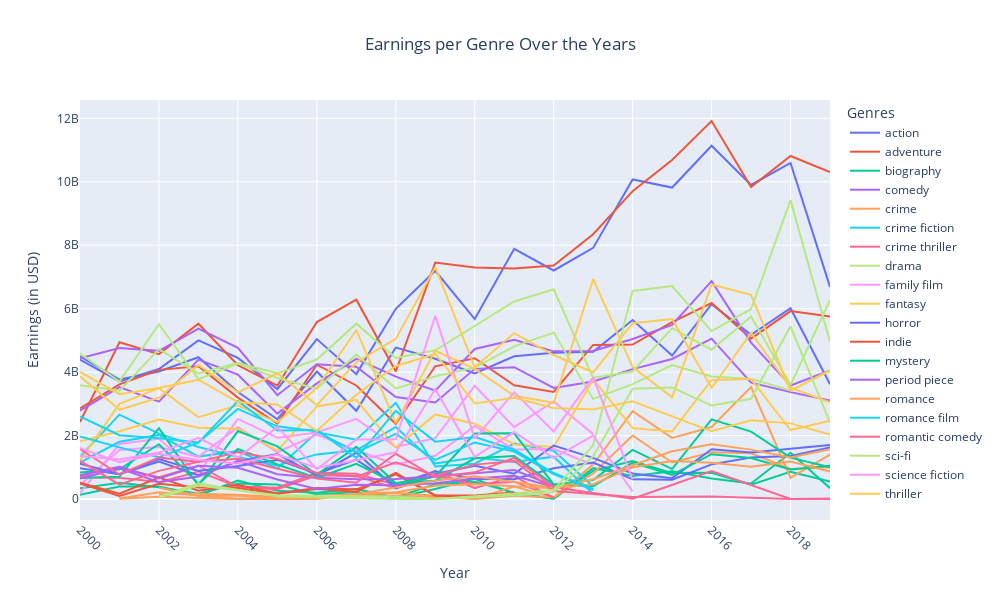

Notebook cell for this chart:
### Code cell
fig3.update_layout(
    xaxis=dict(title="Year", tickangle=45),
    yaxis=dict(title="Earnings (in USD)"),
    legend_title_text="Genres",
    title_x=0.5,
    height=600,
    width=1000
)

### Figure 1 — Plotly figure (JSON) as saved in the notebook; plotly's stock layout.template omitted (floating-point values rounded to 4 significant figures)
{"data": [{"hovertemplate": "Genres=action<br>variable=Total_Domestic<br>Year=%{x}<br>Earnings (in USD)=%{y}<extra></extra>", "legendgroup": "action", "line": {"color": "#636efa", "dash": "solid", "shape": "linear"}, "marker": {"symbol": "circle"}, "mode": "lines", "name": "action", "orientation": "v", "showlegend": true, "type": "scatter", "x": [2000, 2001, 2002, 2003, 2004, 2005, 2006, 2007, 2008, 2009, 2010, 2011, 2012, 2013, 2014, 2015, 2016, 2017, 2018, 2019], "xaxis": "x", "y": [4498000000.0, 3765000000.0, 4020000000.0, 4469000000.0, 3371000000.0, 2514000000.0, 4019000000.0, 2780000000.0, 4774000000.0, 4419000000.0, 3955000000.0, 4498000000.0, 4611000000.0, 4644000000.0, 5641000000.0, 4524000000.0, 6141000000.0, 5175000000.0, 6016000000.0, 3619000000.0], "yaxis": "y"}, {"hovertemplate": "Genres=action<br>variable=Total_Foreign<br>Year=%{x}<br>Earnings (in USD)=%{y}<extra></extra>", "legendgroup": "action", "line": {"color": "#636efa", "dash": "solid", "shape": "linear"}, "marker": {"symbol": "circle"}, "mode": "lines", "name": "action", "orientation": "v", "showlegend": false, "type": "scatter", "x": [2000, 2001, 2002, 2003, 2004, 2005, 2006, 2007, 2008, 2009, 2010, 2011, 2012, 2013, 2014, 2015, 2016, 2017, 2018, 2019], "xaxis": "x", "y": [4392000000.0, 3709000000.0, 4097000000.0, 5000000000.0, 4450000000.0, 3468000000.0, 5040000000.0, 3936000000.0, 5995000000.0, 7192000000.0, 5671000000.0, 7887000000.0, 7203000000.0, 7916000000.0, 10070000000.0, 9818000000.0, 11140000000.0, 9899000000.0, 10590000000.0, 6688000000.0], "yaxis": "y"}, {"hovertemplate": "Genres=adventure<br>variable=Total_Domestic<br>Year=%{x}<br>Earnings (in USD)=%{y}<extra></extra>", "legendgroup": "adventure", "line": {"color": "#EF553B", "dash": "solid", "shape": "linear"}, "marker": {"symbol": "circle"}, "mode": "lines", "name": "adventure", "orientation": "v", "showlegend": true, "type": "scatter", "x": [2000, 2001, 2002, 2003, 2004, 2005, 2006, 2007, 2008, 2009, 2010, 2011, 2012, 2013, 2014, 2015, 2016, 2017, 2018, 2019], "xaxis": "x", "y": [2856000000.0, 3613000000.0, 4071000000.0, 4184000000.0, 3197000000.0, 2376000000.0, 4233000000.0, 3578000000.0, 2367000000.0, 4183000000.0, 4438000000.0, 3585000000.0, 3376000000.0, 4856000000.0, 4867000000.0, 5579000000.0, 6179000000.0, 5056000000.0, 5924000000.0, 5751000000.0], "yaxis": "y"}, {"hovertemplate": "Genres=adventure<br>variable=Total_Foreign<br>Year=%{x}<br>Earnings (in USD)=%{y}<extra></extra>", "legendgroup": "adventure", "line": {"color": "#EF553B", "dash": "solid", "shape": "linear"}, "marker": {"symbol": "circle"}, "mode": "lines", "name": "adventure", "orientation": "v", "showlegend": false, "type": "scatter", "x": [2000, 2001, 2002, 2003, 2004, 2005, 2006, 2007, 2008, 2009, 2010, 2011, 2012, 2013, 2014, 2015, 2016, 2017, 2018, 2019], "xaxis": "x", "y": [2427000000.0, 4940000000.0, 4566000000.0, 5526000000.0, 4219000000.0, 3576000000.0, 5577000000.0, 6283000000.0, 4019000000.0, 7453000000.0, 7299000000.0, 7265000000.0, 7359000000.0, 8348000000.0, 9705000000.0, 10680000000.0, 11920000000.0, 9834000000.0, 10810000000.0, 10310000000.0], "yaxis": "y"}, {"hovertemplate": "Genres=biography<br>variable=Total_Domestic<br>Year=%{x}<br>Earnings (in USD)=%{y}<extra></extra>", "legendgroup": "biography", "line": {"color": "#00cc96", "dash": "solid", "shape": "linear"}, "marker": {"symbol": "circle"}, "mode": "lines", "name": "biography", "orientation": "v", "showlegend": true, "type": "scatter", "x": [2000, 2001, 2002, 2003, 2004, 2005, 2006, 2007, 2008, 2009, 2010, 2011, 2012, 2013, 2014, 2015, 2016, 2017, 2018, 2019], "xaxis": "x", "y": [340200000.0, 509600000.0, 374000000.0, 169600000.0, 490800000.0, 457400000.0, 140100000.0, 220300000.0, 49220000.0, 474400000.0, 544900000.0, 200500000.0, 7856000.0, 893000000.0, 1200000000.0, 816700000.0, 825900000.0, 448400000.0, 854600000.0, 551100000.0], "yaxis": "y"}, {"hovertemplate": "Genres=biography<br>variable=Total_Foreign<br>Year=%{x}<br>Earnings (in USD)=%{y}<extra></extra>", "legendgroup": "biography", "line": {"color": "#00cc96", "dash": "solid", "shape": "linear"}, "marker": {"symbol": "circle"}, "mode": "lines", "name": "biography", "orientation": "v", "showlegend": false, "type": "scatter", "x": [2000, 2001, 2002, 2003, 2004, 2005, 2006, 2007, 2008, 2009, 2010, 2011, 2012, 2013, 2014, 2015, 2016, 2017, 2018, 2019], "xaxis": "x", "y": [135700000.0, 390100000.0, 392300000.0, 110000000.0, 579700000.0, 262900000.0, 200300000.0, 316300000.0, 41310000.0, 314400000.0, 635400000.0, 170700000.0, 6090000.0, 977500000.0, 723400000.0, 874300000.0, 644900000.0, 488500000.0, 1458000000.0, 341600000.0], "yaxis": "y"}, {"hovertemplate": "Genres=comedy<br>variable=Total_Domestic<br>Year=%{x}<br>Earnings (in USD)=%{y}<extra></extra>", "legendgroup": "comedy", "line": {"color": "#ab63fa", "dash": "solid", "shape": "linear"}, "marker": {"symbol": "circle"}, "mode": "lines", "name": "comedy", "orientation": "v", "showlegend": true, "type": "scatter", "x": [2000, 2001, 2002, 2003, 2004, 2005, 2006, 2007, 2008, 2009, 2010, 2011, 2012, 2013, 2014, 2015, 2016, 2017, 2018, 2019], "xaxis": "x", "y": [4433000000.0, 4757000000.0, 4670000000.0, 5371000000.0, 4764000000.0, 3272000000.0, 4247000000.0, 4168000000.0, 3212000000.0, 3045000000.0, 4102000000.0, 4155000000.0, 3502000000.0, 3702000000.0, 4095000000.0, 4414000000.0, 5055000000.0, 3669000000.0, 3369000000.0, 3104000000.0], "yaxis": "y"}, {"hovertemplate": "Genres=comedy<br>variable=Total_Foreign<br>Year=%{x}<br>Earnings (in USD)=%{y}<extra></extra>", "legendgroup": "comedy", "line": {"color": "#ab63fa", "dash": "solid", "shape": "linear"}, "marker": {"symbol": "circle"}, "mode": "lines", "name": "comedy", "orientation": "v", "showlegend": false, "type": "scatter", "x": [2000, 2001, 2002, 2003, 2004, 2005, 2006, 2007, 2008, 2009, 2010, 2011, 2012, 2013, 2014, 2015, 2016, 2017, 2018, 2019], "xaxis": "x", "y": [2785000000.0, 3525000000.0, 3068000000.0, 4396000000.0, 3919000000.0, 2692000000.0, 3645000000.0, 4416000000.0, 3858000000.0, 3415000000.0, 4729000000.0, 5020000000.0, 4654000000.0, 4664000000.0, 5044000000.0, 5486000000.0, 6866000000.0, 4931000000.0, 3578000000.0, 4054000000.0], "yaxis": "y"}, {"hovertemplate": "Genres=crime<br>variable=Total_Domestic<br>Year=%{x}<br>Earnings (in USD)=%{y}<extra></extra>", "legendgroup": "crime", "line": {"color": "#FFA15A", "dash": "solid", "shape": "linear"}, "marker": {"symbol": "circle"}, "mode": "lines", "name": "crime", "orientation": "v", "showlegend": true, "type": "scatter", "x": [2002, 2003, 2004, 2005, 2008, 2010, 2011, 2012, 2013, 2014, 2015, 2016, 2017, 2018, 2019], "xaxis": "x", "y": [352900000.0, 106300000.0, 98970000.0, 39250000.0, 199100000.0, 146800.0, 103300000.0, 53730000.0, 802400000.0, 2003000000.0, 1150000000.0, 1472000000.0, 1443000000.0, 947300000.0, 1004000000.0], "yaxis": "y"}, {"hovertemplate": "Genres=crime<br>variable=Total_Foreign<br>Year=%{x}<br>Earnings (in USD)=%{y}<extra></extra>", "legendgroup": "crime", "line": {"color": "#FFA15A", "dash": "solid", "shape": "linear"}, "marker": {"symbol": "circle"}, "mode": "lines", "name": "crime", "orientation": "v", "showlegend": false, "type": "scatter", "x": [2002, 2003, 2004, 2005, 2008, 2010, 2011, 2012, 2013, 2014, 2015, 2016, 2017, 2018, 2019], "xaxis": "x", "y": [146500000.0, 168000000.0, 131400000.0, 65050000.0, 112400000.0, 4577000.0, 394700000.0, 50350000.0, 1084000000.0, 2769000000.0, 1927000000.0, 2268000000.0, 3530000000.0, 664800000.0, 1397000000.0], "yaxis": "y"}, {"hovertemplate": "Genres=crime fiction<br>variable=Total_Domestic<br>Year=%{x}<br>Earnings (in USD)=%{y}<extra></extra>", "legendgroup": "crime fiction", "line": {"color": "#19d3f3", "dash": "solid", "shape": "linear"}, "marker": {"symbol": "circle"}, "mode": "lines", "name": "crime fiction", "orientation": "v", "showlegend": true, "type": "scatter", "x": [2000, 2001, 2002, 2003, 2004, 2005, 2006, 2007, 2008, 2009, 2010, 2011, 2012, 2013], "xaxis": "x", "y": [1334000000.0, 2658000000.0, 2061000000.0, 1637000000.0, 1323000000.0, 1055000000.0, 1406000000.0, 1535000000.0, 2270000000.0, 1122000000.0, 1309000000.0, 1163000000.0, 1335000000.0, 154200000.0], "yaxis": "y"}, {"hovertemplate": "Genres=crime fiction<br>variable=Total_Foreign<br>Year=%{x}<br>Earnings (in USD)=%{y}<extra></extra>", "legendgroup": "crime fiction", "line": {"color": "#19d3f3", "dash": "solid", "shape": "linear"}, "marker": {"symbol": "circle"}, "mode": "lines", "name": "crime fiction", "orientation": "v", "showlegend": false, "type": "scatter", "x": [2000, 2001, 2002, 2003, 2004, 2005, 2006, 2007, 2008, 2009, 2010, 2011, 2012, 2013], "xaxis": "x", "y": [1143000000.0, 1803000000.0, 2020000000.0, 1337000000.0, 1512000000.0, 965000000.0, 2100000000.0, 1871000000.0, 3034000000.0, 1023000000.0, 1112000000.0, 1747000000.0, 1521000000.0, 393800000.0], "yaxis": "y"}, {"hovertemplate": "Genres=crime thriller<br>variable=Total_Domestic<br>Year=%{x}<br>Earnings (in USD)=%{y}<extra></extra>", "legendgroup": "crime thriller", "line": {"color": "#FF6692", "dash": "solid", "shape": "linear"}, "marker": {"symbol": "circle"}, "mode": "lines", "name": "crime thriller", "orientation": "v", "showlegend": true, "type": "scatter", "x": [2000, 2001, 2002, 2003, 2004, 2005, 2006, 2007, 2008, 2009, 2010, 2011, 2012], "xaxis": "x", "y": [711300000.0, 959000000.0, 687800000.0, 1049000000.0, 374400000.0, 311300000.0, 746400000.0, 727500000.0, 332900000.0, 730000000.0, 465200000.0, 545600000.0, 61100000.0], "yaxis": "y"}, {"hovertemplate": "Genres=crime thriller<br>variable=Total_Foreign<br>Year=%{x}<br>Earnings (in USD)=%{y}<extra></extra>", "legendgroup": "crime thriller", "line": {"color": "#FF6692", "dash": "solid", "shape": "linear"}, "marker": {"symbol": "circle"}, "mode": "lines", "name": "crime thriller", "orientation": "v", "showlegend": false, "type": "scatter", "x": [2000, 2001, 2002, 2003, 2004, 2005, 2006, 2007, 2008, 2009, 2010, 2011, 2012], "xaxis": "x", "y": [677100000.0, 673300000.0, 532400000.0, 859000000.0, 391000000.0, 353600000.0, 828700000.0, 797000000.0, 447800000.0, 881800000.0, 339200000.0, 720300000.0, 29820000.0], "yaxis": "y"}, {"hovertemplate": "Genres=drama<br>variable=Total_Domestic<br>Year=%{x}<br>Earnings (in USD)=%{y}<extra></extra>", "legendgroup": "drama", "line": {"color": "#B6E880", "dash": "solid", "shape": "linear"}, "marker": {"symbol": "circle"}, "mode": "lines", "name": "drama", "orientation": "v", "showlegend": true, "type": "scatter", "x": [2000, 2001, 2002, 2003, 2004, 2005, 2006, 2007, 2008, 2009, 2010, 2011, 2012, 2013, 2014, 2015, 2016, 2017, 2018, 2019], "xaxis": "x", "y": [4583000000.0, 3701000000.0, 5508000000.0, 3778000000.0, 4267000000.0, 3812000000.0, 3479000000.0, 4551000000.0, 3485000000.0, 3866000000.0, 4143000000.0, 4810000000.0, 5245000000.0, 3156000000.0, 3619000000.0, 4219000000.0, 3863000000.0, 3787000000.0, 3420000000.0, 4042000000.0], "yaxis": "y"}, {"hovertemplate": "Genres=drama<br>variable=Total_Foreign<br>Year=%{x}<br>Earnings (in USD)=%{y}<extra></extra>", "legendgroup": "drama", "line": {"color": "#B6E880", "dash": "solid", "shape": "linear"}, "marker": {"symbol": "circle"}, "mode": "lines", "name": "drama", "orientation": "v", "showlegend": false, "type": "scatter", "x": [2000, 2001, 2002, 2003, 2004, 2005, 2006, 2007, 2008, 2009, 2010, 2011, 2012, 2013, 2014, 2015, 2016, 2017, 2018, 2019], "xaxis": "x", "y": [3589000000.0, 3418000000.0, 4723000000.0, 3958000000.0, 4287000000.0, 3961000000.0, 4396000000.0, 5528000000.0, 4446000000.0, 4689000000.0, 5454000000.0, 6226000000.0, 6609000000.0, 3821000000.0, 4018000000.0, 5385000000.0, 4706000000.0, 5754000000.0, 3590000000.0, 6275000000.0], "yaxis": "y"}, {"hovertemplate": "Genres=family film<br>variable=Total_Domestic<br>Year=%{x}<br>Earnings (in USD)=%{y}<extra></extra>", "legendgroup": "family film", "line": {"color": "#FF97FF", "dash": "solid", "shape": "linear"}, "marker": {"symbol": "circle"}, "mode": "lines", "name": "family film", "orientation": "v", "showlegend": true, "type": "scatter", "x": [2000, 2001, 2002, 2003, 2004, 2005, 2006, 2007, 2008, 2009, 2010, 2011, 2012, 2013], "xaxis": "x", "y": [439300000.0, 1543000000.0, 1642000000.0, 1330000000.0, 2265000000.0, 1473000000.0, 2031000000.0, 1536000000.0, 1091000000.0, 1363000000.0, 2306000000.0, 1564000000.0, 1574000000.0, 1081000000.0], "yaxis": "y"}, {"hovertemplate": "Genres=family film<br>variable=Total_Foreign<br>Year=%{x}<br>Earnings (in USD)=%{y}<extra></extra>", "legendgroup": "family film", "line": {"color": "#FF97FF", "dash": "solid", "shape": "linear"}, "marker": {"symbol": "circle"}, "mode": "lines", "name": "family film", "orientation": "v", "showlegend": false, "type": "scatter", "x": [2000, 2001, 2002, 2003, 2004, 2005, 2006, 2007, 2008, 2009, 2010, 2011, 2012, 2013], "xaxis": "x", "y": [187100000.0, 1732000000.0, 1897000000.0, 807700000.0, 2525000000.0, 1934000000.0, 2097000000.0, 2524000000.0, 1639000000.0, 1917000000.0, 3569000000.0, 2265000000.0, 3072000000.0, 2046000000.0], "yaxis": "y"}, {"hovertemplate": "Genres=fantasy<br>variable=Total_Domestic<br>Year=%{x}<br>Earnings (in USD)=%{y}<extra></extra>", "legendgroup": "fantasy", "line": {"color": "#FECB52", "dash": "solid", "shape": "linear"}, "marker": {"symbol": "circle"}, "mode": "lines", "name": "fantasy", "orientation": "v", "showlegend": true, "type": "scatter", "x": [2000, 2001, 2002, 2003, 2004, 2005, 2006, 2007, 2008, 2009, 2010, 2011, 2012, 2013, 2014, 2015, 2016, 2017, 2018, 2019], "xaxis": "x", "y": [1821000000.0, 2133000000.0, 2502000000.0, 2248000000.0, 2218000000.0, 1519000000.0, 2919000000.0, 3123000000.0, 1621000000.0, 2665000000.0, 2374000000.0, 1720000000.0, 1641000000.0, 3767000000.0, 2239000000.0, 2129000000.0, 3753000000.0, 3782000000.0, 2173000000.0, 2467000000.0], "yaxis": "y"}, {"hovertemplate": "Genres=fantasy<br>variable=Total_Foreign<br>Year=%{x}<br>Earnings (in USD)=%{y}<extra></extra>", "legendgroup": "fantasy", "line": {"color": "#FECB52", "dash": "solid", "shape": "linear"}, "marker": {"symbol": "circle"}, "mode": "lines", "name": "fantasy", "orientation": "v", "showlegend": false, "type": "scatter", "x": [2000, 2001, 2002, 2003, 2004, 2005, 2006, 2007, 2008, 2009, 2010, 2011, 2012, 2013, 2014, 2015, 2016, 2017, 2018, 2019], "xaxis": "x", "y": [1210000000.0, 3001000000.0, 3496000000.0, 2581000000.0, 2953000000.0, 2415000000.0, 3506000000.0, 5329000000.0, 2394000000.0, 4673000000.0, 4104000000.0, 3255000000.0, 3034000000.0, 6929000000.0, 4156000000.0, 3206000000.0, 6764000000.0, 6438000000.0, 3416000000.0, 4054000000.0], "yaxis": "y"}, {"hovertemplate": "Genres=horror<br>variable=Total_Domestic<br>Year=%{x}<br>Earnings (in USD)=%{y}<extra></extra>", "legendgroup": "horror", "line": {"color": "#636efa", "dash": "solid", "shape": "linear"}, "marker": {"symbol": "circle"}, "mode": "lines", "name": "horror", "orientation": "v", "showlegend": true, "type": "scatter", "x": [2000, 2001, 2002, 2003, 2004, 2005, 2006, 2007, 2008, 2009, 2010, 2011, 2012, 2013, 2014, 2015, 2016, 2017, 2018, 2019], "xaxis": "x", "y": [1115000000.0, 782100000.0, 1261000000.0, 885700000.0, 1040000000.0, 1232000000.0, 795700000.0, 1242000000.0, 416900000.0, 870300000.0, 631600000.0, 623400000.0, 969400000.0, 1152000000.0, 619600000.0, 606900000.0, 1091000000.0, 1308000000.0, 1355000000.0, 1624000000.0], "yaxis": "y"}, {"hovertemplate": "Genres=horror<br>variable=Total_Foreign<br>Year=%{x}<br>Earnings (in USD)=%{y}<extra></extra>", "legendgroup": "horror", "line": {"color": "#636efa", "dash": "solid", "shape": "linear"}, "marker": {"symbol": "circle"}, "mode": "lines", "name": "horror", "orientation": "v", "showlegend": false, "type": "scatter", "x": [2000, 2001, 2002, 2003, 2004, 2005, 2006, 2007, 2008, 2009, 2010, 2011, 2012, 2013, 2014, 2015, 2016, 2017, 2018, 2019], "xaxis": "x", "y": [973500000.0, 782800000.0, 1182000000.0, 741100000.0, 1186000000.0, 1415000000.0, 741400000.0, 1463000000.0, 338500000.0, 790300000.0, 1047000000.0, 796100000.0, 1687000000.0, 1296000000.0, 806000000.0, 656800000.0, 1569000000.0, 1464000000.0, 1586000000.0, 1699000000.0], "yaxis": "y"}, {"hovertemplate": "Genres=indie<br>variable=Total_Domestic<br>Year=%{x}<br>Earnings (in USD)=%{y}<extra></extra>", "legendgroup": "indie", "line": {"color": "#EF553B", "dash": "solid", "shape": "linear"}, "marker": {"symbol": "circle"}, "mode": "lines", "name": "indie", "orientation": "v", "showlegend": true, "type": "scatter", "x": [2000, 2001, 2002, 2003, 2004, 2005, 2006, 2007, 2008, 2009, 2010, 2011], "xaxis": "x", "y": [517000000.0, 167600000.0, 675100000.0, 258700000.0, 440200000.0, 176300000.0, 348300000.0, 299800000.0, 776500000.0, 113700000.0, 65020000.0, 108800000.0], "yaxis": "y"}, {"hovertemplate": "Genres=indie<br>variable=Total_Foreign<br>Year=%{x}<br>Earnings (in USD)=%{y}<extra></extra>", "legendgroup": "indie", "line": {"color": "#EF553B", "dash": "solid", "shape": "linear"}, "marker": {"symbol": "circle"}, "mode": "lines", "name": "indie", "orientation": "v", "showlegend": false, "type": "scatter", "x": [2000, 2001, 2002, 2003, 2004, 2005, 2006, 2007, 2008, 2009, 2010, 2011], "xaxis": "x", "y": [492600000.0, 95850000.0, 479300000.0, 363100000.0, 347100000.0, 163700000.0, 315200000.0, 230000000.0, 827300000.0, 110300000.0, 112900000.0, 208000000.0], "yaxis": "y"}, {"hovertemplate": "Genres=mystery<br>variable=Total_Domestic<br>Year=%{x}<br>Earnings (in USD)=%{y}<extra></extra>", "legendgroup": "mystery", "line": {"color": "#00cc96", "dash": "solid", "shape": "linear"}, "marker": {"symbol": "circle"}, "mode": "lines", "name": "mystery", "orientation": "v", "showlegend": true, "type": "scatter", "x": [2000, 2001, 2002, 2003, 2004, 2005, 2006, 2007, 2008, 2009, 2010, 2011, 2012, 2013, 2014, 2015, 2016, 2017, 2018, 2019], "xaxis": "x", "y": [833300000.0, 937200000.0, 1725000000.0, 479100000.0, 1578000000.0, 1086000000.0, 662000000.0, 1111000000.0, 499400000.0, 575500000.0, 1282000000.0, 1355000000.0, 445400000.0, 399400000.0, 1146000000.0, 759100000.0, 1412000000.0, 1293000000.0, 932200000.0, 1047000000.0], "yaxis": "y"}, {"hovertemplate": "Genres=mystery<br>variable=Total_Foreign<br>Year=%{x}<br>Earnings (in USD)=%{y}<extra></extra>", "legendgroup": "mystery", "line": {"color": "#00cc96", "dash": "solid", "shape": "linear"}, "marker": {"symbol": "circle"}, "mode": "lines", "name": "mystery", "orientation": "v", "showlegend": false, "type": "scatter", "x": [2000, 2001, 2002, 2003, 2004, 2005, 2006, 2007, 2008, 2009, 2010, 2011, 2012, 2013, 2014, 2015, 2016, 2017, 2018, 2019], "xaxis": "x", "y": [664900000.0, 705300000.0, 2232000000.0, 423200000.0, 2141000000.0, 1660000000.0, 773300000.0, 1643000000.0, 494300000.0, 708100000.0, 2065000000.0, 2072000000.0, 460100000.0, 594200000.0, 1547000000.0, 944800000.0, 2509000000.0, 2123000000.0, 1305000000.0, 998800000.0], "yaxis": "y"}, {"hovertemplate": "Genres=period piece<br>variable=Total_Domestic<br>Year=%{x}<br>Earnings (in USD)=%{y}<extra></extra>", "legendgroup": "period piece", "line": {"color": "#ab63fa", "dash": "solid", "shape": "linear"}, "marker": {"symbol": "circle"}, "mode": "lines", "name": "period piece", "orientation": "v", "showlegend": true, "type": "scatter", "x": [2000, 2001, 2002, 2003, 2004, 2005, 2006, 2007, 2008, 2009, 2010, 2011, 2012], "xaxis": "x", "y": [746900000.0, 1012000000.0, 647000000.0, 1046000000.0, 982500000.0, 612100000.0, 315900000.0, 450000000.0, 433400000.0, 497400000.0, 643000000.0, 733000000.0, 375800000.0], "yaxis": "y"}, {"hovertemplate": "Genres=period piece<br>variable=Total_Foreign<br>Year=%{x}<br>Earnings (in USD)=%{y}<extra></extra>", "legendgroup": "period piece", "line": {"color": "#ab63fa", "dash": "solid", "shape": "linear"}, "marker": {"symbol": "circle"}, "mode": "lines", "name": "period piece", "orientation": "v", "showlegend": false, "type": "scatter", "x": [2000, 2001, 2002, 2003, 2004, 2005, 2006, 2007, 2008, 2009, 2010, 2011, 2012], "xaxis": "x", "y": [643500000.0, 965800000.0, 528300000.0, 707200000.0, 1200000000.0, 782200000.0, 668600000.0, 620700000.0, 628200000.0, 711900000.0, 812900000.0, 913900000.0, 415900000.0], "yaxis": "y"}, {"hovertemplate": "Genres=romance<br>variable=Total_Domestic<br>Year=%{x}<br>Earnings (in USD)=%{y}<extra></extra>", "legendgroup": "romance", "line": {"color": "#FFA15A", "dash": "solid", "shape": "linear"}, "marker": {"symbol": "circle"}, "mode": "lines", "name": "romance", "orientation": "v", "showlegend": true, "type": "scatter", "x": [2001, 2002, 2004, 2006, 2007, 2008, 2009, 2010, 2012, 2013, 2014, 2015, 2016, 2017, 2018, 2019], "xaxis": "x", "y": [12170000.0, 211400000.0, 4027000.0, 90710000.0, 160800000.0, 209600000.0, 416200000.0, 463700000.0, 337900000.0, 467700000.0, 998700000.0, 1199000000.0, 1140000000.0, 1017000000.0, 1184000000.0, 864600000.0], "yaxis": "y"}, {"hovertemplate": "Genres=romance<br>variable=Total_Foreign<br>Year=%{x}<br>Earnings (in USD)=%{y}<extra></extra>", "legendgroup": "romance", "line": {"color": "#FFA15A", "dash": "solid", "shape": "linear"}, "marker": {"symbol": "circle"}, "mode": "lines", "name": "romance", "orientation": "v", "showlegend": false, "type": "scatter", "x": [2001, 2002, 2004, 2006, 2007, 2008, 2009, 2010, 2012, 2013, 2014, 2015, 2016, 2017, 2018, 2019], "xaxis": "x", "y": [5177000.0, 73090000.0, 20690.0, 89660.0, 149500000.0, 365400000.0, 579300000.0, 715300000.0, 351400000.0, 622500000.0, 1062000000.0, 1504000000.0, 1727000000.0, 1557000000.0, 1312000000.0, 1571000000.0], "yaxis": "y"}, {"hovertemplate": "Genres=romance film<br>variable=Total_Domestic<br>Year=%{x}<br>Earnings (in USD)=%{y}<extra></extra>", "legendgroup": "romance film", "line": {"color": "#19d3f3", "dash": "solid", "shape": "linear"}, "marker": {"symbol": "circle"}, "mode": "lines", "name": "romance film", "orientation": "v", "showlegend": true, "type": "scatter", "x": [2000, 2001, 2002, 2003, 2004, 2005, 2006, 2007, 2008, 2009, 2010, 2011, 2012, 2013], "xaxis": "x", "y": [2604000000.0, 2012000000.0, 1917000000.0, 1783000000.0, 2839000000.0, 2292000000.0, 2132000000.0, 1469000000.0, 2053000000.0, 1233000000.0, 1782000000.0, 1497000000.0, 786600000.0, 284800000.0], "yaxis": "y"}, {"hovertemplate": "Genres=romance film<br>variable=Total_Foreign<br>Year=%{x}<br>Earnings (in USD)=%{y}<extra></extra>", "legendgroup": "romance film", "line": {"color": "#19d3f3", "dash": "solid", "shape": "linear"}, "marker": {"symbol": "circle"}, "mode": "lines", "name": "romance film", "orientation": "v", "showlegend": false, "type": "scatter", "x": [2000, 2001, 2002, 2003, 2004, 2005, 2006, 2007, 2008, 2009, 2010, 2011, 2012, 2013], "xaxis": "x", "y": [1970000000.0, 1627000000.0, 1320000000.0, 1778000000.0, 3084000000.0, 2160000000.0, 2172000000.0, 1297000000.0, 2777000000.0, 1809000000.0, 1954000000.0, 1555000000.0, 818900000.0, 314400000.0], "yaxis": "y"}, {"hovertemplate": "Genres=romantic comedy<br>variable=Total_Domestic<br>Year=%{x}<br>Earnings (in USD)=%{y}<extra></extra>", "legendgroup": "romantic comedy", "line": {"color": "#FF6692", "dash": "solid", "shape": "linear"}, "marker": {"symbol": "circle"}, "mode": "lines", "name": "romantic comedy", "orientation": "v", "showlegend": true, "type": "scatter", "x": [2000, 2001, 2002, 2003, 2004, 2005, 2006, 2007, 2008, 2009, 2010, 2011, 2012, 2014, 2016, 2018, 2019], "xaxis": "x", "y": [1576000000.0, 772800000.0, 1304000000.0, 1178000000.0, 1477000000.0, 1264000000.0, 821600000.0, 705700000.0, 1158000000.0, 743400000.0, 1084000000.0, 1200000000.0, 252600000.0, 65180000.0, 77190000.0, 3916000.0, 7190000.0], "yaxis": "y"}, {"hovertemplate": "Genres=romantic comedy<br>variable=Total_Foreign<br>Year=%{x}<br>Earnings (in USD)=%{y}<extra></extra>", "legendgroup": "romantic comedy", "line": {"color": "#FF6692", "dash": "solid", "shape": "linear"}, "marker": {"symbol": "circle"}, "mode": "lines", "name": "romantic comedy", "orientation": "v", "showlegend": false, "type": "scatter", "x": [2000, 2001, 2002, 2003, 2004, 2005, 2006, 2007, 2008, 2009, 2010, 2011, 2012, 2014, 2016, 2018, 2019], "xaxis": "x", "y": [1199000000.0, 454200000.0, 886900000.0, 1172000000.0, 1269000000.0, 958100000.0, 646300000.0, 512900000.0, 1425000000.0, 683800000.0, 840200000.0, 1295000000.0, 367400000.0, 10170000.0, 881200000.0, 2640000.0, 4454000.0], "yaxis": "y"}, {"hovertemplate": "Genres=sci-fi<br>variable=Total_Domestic<br>Year=%{x}<br>Earnings (in USD)=%{y}<extra></extra>", "legendgroup": "sci-fi", "line": {"color": "#B6E880", "dash": "solid", "shape": "linear"}, "marker": {"symbol": "circle"}, "mode": "lines", "name": "sci-fi", "orientation": "v", "showlegend": true, "type": "scatter", "x": [2002, 2003, 2005, 2008, 2009, 2011, 2012, 2013, 2014, 2015, 2016, 2017, 2018, 2019], "xaxis": "x", "y": [70280000.0, 495400000.0, 81980000.0, 284700.0, 155000.0, 111300000.0, 210000000.0, 1348000000.0, 3477000000.0, 3513000000.0, 2946000000.0, 3158000000.0, 5444000000.0, 2419000000.0], "yaxis": "y"}, {"hovertemplate": "Genres=sci-fi<br>variable=Total_Foreign<br>Year=%{x}<br>Earnings (in USD)=%{y}<extra></extra>", "legendgroup": "sci-fi", "line": {"color": "#B6E880", "dash": "solid", "shape": "linear"}, "marker": {"symbol": "circle"}, "mode": "lines", "name": "sci-fi", "orientation": "v", "showlegend": false, "type": "scatter", "x": [2002, 2003, 2005, 2008, 2009, 2011, 2012, 2013, 2014, 2015, 2016, 2017, 2018, 2019], "xaxis": "x", "y": [39130000.0, 421700000.0, 117400000.0, 67720000.0, 6557.0, 170800000.0, 289800000.0, 1695000000.0, 6557000000.0, 6715000000.0, 5294000000.0, 5988000000.0, 9419000000.0, 4958000000.0], "yaxis": "y"}, {"hovertemplate": "Genres=science fiction<br>variable=Total_Domestic<br>Year=%{x}<br>Earnings (in USD)=%{y}<extra></extra>", "legendgroup": "science fiction", "line": {"color": "#FF97FF", "dash": "solid", "shape": "linear"}, "marker": {"symbol": "circle"}, "mode": "lines", "name": "science fiction", "orientation": "v", "showlegend": true, "type": "scatter", "x": [2000, 2001, 2002, 2003, 2004, 2005, 2006, 2007, 2008, 2009, 2010, 2011, 2012, 2013, 2014], "xaxis": "x", "y": [1605000000.0, 1161000000.0, 1425000000.0, 1229000000.0, 1116000000.0, 1399000000.0, 975900000.0, 1227000000.0, 1474000000.0, 3460000000.0, 1330000000.0, 2111000000.0, 1286000000.0, 1997000000.0, 235100000.0], "yaxis": "y"}, {"hovertemplate": "Genres=science fiction<br>variable=Total_Foreign<br>Year=%{x}<br>Earnings (in USD)=%{y}<extra></extra>", "legendgroup": "science fiction", "line": {"color": "#FF97FF", "dash": "solid", "shape": "linear"}, "marker": {"symbol": "circle"}, "mode": "lines", "name": "science fiction", "orientation": "v", "showlegend": false, "type": "scatter", "x": [2000, 2001, 2002, 2003, 2004, 2005, 2006, 2007, 2008, 2009, 2010, 2011, 2012, 2013, 2014], "xaxis": "x", "y": [1355000000.0, 1245000000.0, 1464000000.0, 1929000000.0, 1309000000.0, 2266000000.0, 941000000.0, 1877000000.0, 1884000000.0, 5773000000.0, 1903000000.0, 3369000000.0, 2131000000.0, 3832000000.0, 616500000.0], "yaxis": "y"}, {"hovertemplate": "Genres=thriller<br>variable=Total_Domestic<br>Year=%{x}<br>Earnings (in USD)=%{y}<extra></extra>", "legendgroup": "thriller", "line": {"color": "#FECB52", "dash": "solid", "shape": "linear"}, "marker": {"symbol": "circle"}, "mode": "lines", "name": "thriller", "orientation": "v", "showlegend": true, "type": "scatter", "x": [2000, 2001, 2002, 2003, 2004, 2005, 2006, 2007, 2008, 2009, 2010, 2011, 2012, 2013, 2014, 2015, 2016, 2017, 2018, 2019], "xaxis": "x", "y": [4007000000.0, 3305000000.0, 3502000000.0, 3761000000.0, 3050000000.0, 2981000000.0, 2145000000.0, 3289000000.0, 4194000000.0, 4571000000.0, 3012000000.0, 3192000000.0, 2869000000.0, 2824000000.0, 3083000000.0, 2610000000.0, 2134000000.0, 2482000000.0, 2384000000.0, 2035000000.0], "yaxis": "y"}, {"hovertemplate": "Genres=thriller<br>variable=Total_Foreign<br>Year=%{x}<br>Earnings (in USD)=%{y}<extra></extra>", "legendgroup": "thriller", "line": {"color": "#FECB52", "dash": "solid", "shape": "linear"}, "marker": {"symbol": "circle"}, "mode": "lines", "name": "thriller", "orientation": "v", "showlegend": false, "type": "scatter", "x": [2000, 2001, 2002, 2003, 2004, 2005, 2006, 2007, 2008, 2009, 2010, 2011, 2012, 2013, 2014, 2015, 2016, 2017, 2018, 2019], "xaxis": "x", "y": [3865000000.0, 2811000000.0, 3193000000.0, 4222000000.0, 3359000000.0, 3965000000.0, 2961000000.0, 4312000000.0, 5048000000.0, 7306000000.0, 4155000000.0, 5229000000.0, 4539000000.0, 3989000000.0, 5544000000.0, 5673000000.0, 3499000000.0, 5236000000.0, 3511000000.0, 3044000000.0], "yaxis": "y"}], "layout": {"height": 600, "legend": {"title": {"text": "Genres"}, "tracegroupgap": 0}, "title": {"text": "Earnings per Genre Over the Years", "x": 0.5}, "width": 1000, "xaxis": {"anchor": "y", "domain": [0, 1], "tickangle": 45, "title": {"text": "Year"}}, "yaxis": {"anchor": "x", "domain": [0, 1], "title": {"text": "Earnings (in USD)"}}}}
